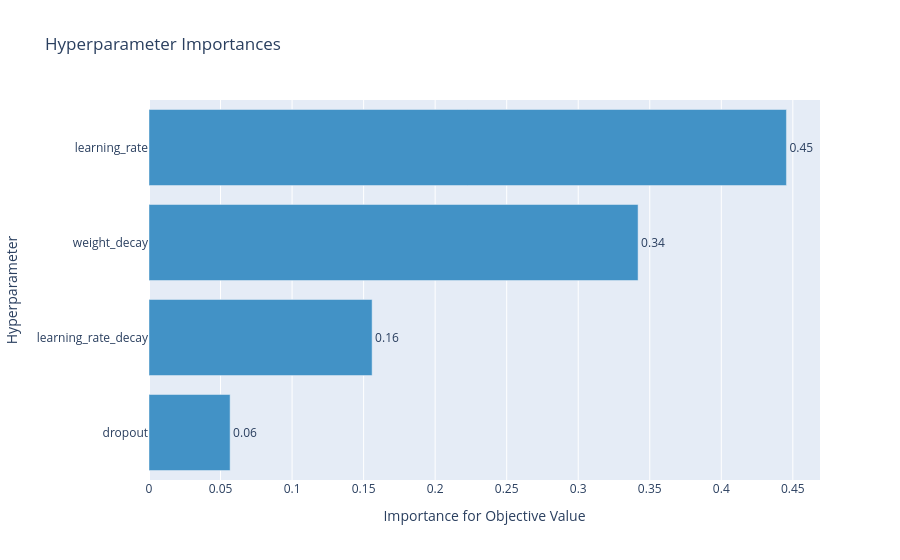

Notebook source saved alongside this figure:
### Code cell
import matplotlib.pyplot as plt
import optuna

%matplotlib inline

optuna.visualization.plot_param_importances(study)

### Figure 1 — Plotly figure (JSON) as saved in the notebook; plotly's stock layout.template omitted (floating-point values rounded to 4 significant figures)
{"data": [{"cliponaxis": false, "hovertemplate": ["dropout (UniformDistribution): 0.0566876778729155<extra></extra>", "learning_rate_decay (UniformDistribution): 0.1559442898394058<extra></extra>", "weight_decay (LogUniformDistribution): 0.3418327872871212<extra></extra>", "learning_rate (LogUniformDistribution): 0.44553524500055747<extra></extra>"], "marker": {"color": "rgb(66,146,198)"}, "orientation": "h", "text": ["0.0566876778729155", "0.1559442898394058", "0.3418327872871212", "0.44553524500055747"], "textposition": "outside", "texttemplate": "%{text:.2f}", "type": "bar", "x": [0.05669, 0.1559, 0.3418, 0.4455], "y": ["dropout", "learning_rate_decay", "weight_decay", "learning_rate"]}], "layout": {"showlegend": false, "title": {"text": "Hyperparameter Importances"}, "xaxis": {"title": {"text": "Importance for Objective Value"}}, "yaxis": {"title": {"text": "Hyperparameter"}}}}
